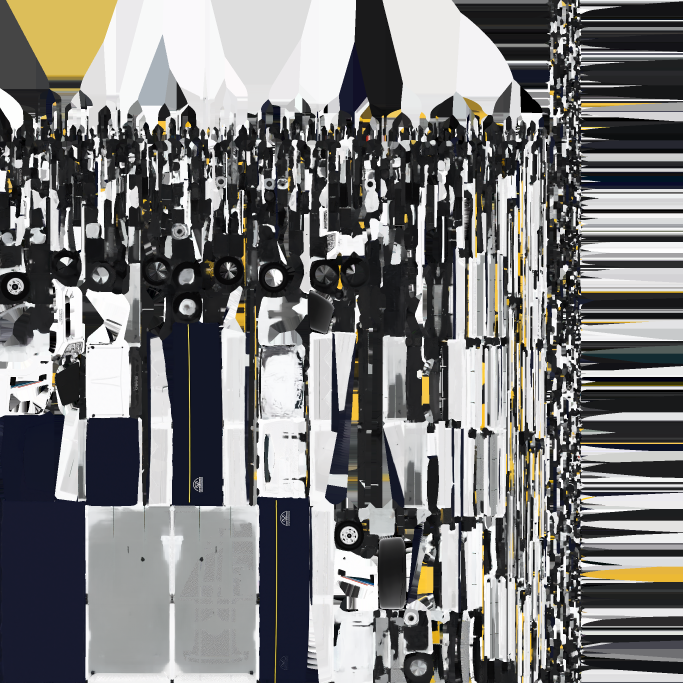
#> input picture Assets/MeshyImports/Covered cargo truck_20261024_022230/meshy_basecolor.png, 2048 x 2048 px, found by its file name (shown at 1/3 size)
$ python prepare_hero_blue_black.py
#> lines starting #> are read from the running program, lines starting #| are printed output that depends on the picture; after the words box and inside, x2 and y2 are one past the last pixel; in counts of white or black regions, pixels touching at a corner belong together
"""Repaint only the scooter's original paint texels; preserve rider, stars and black trim."""
from pathlib import Path
from PIL import Image
import numpy as np,json,hashlib
ROOT=Path(__file__).resolve().parents[2]
OUT=ROOT/'Assets/PhoViet/Art/Bikes/MeshyRiders'
source=ROOT/'Assets/MeshyImports/Red Honda Scooter Front View_20261023_023822/meshy_basecolor.png'
original=np.asarray(Image.open(source).convert('RGB')).astype(np.float32)/255
mask=(original[:,:,0]>original[:,:,1]*1.3)&(original[:,:,0]>original[:,:,2]*1.3)&(original[:,:,0]-original[:,:,1]>.08)
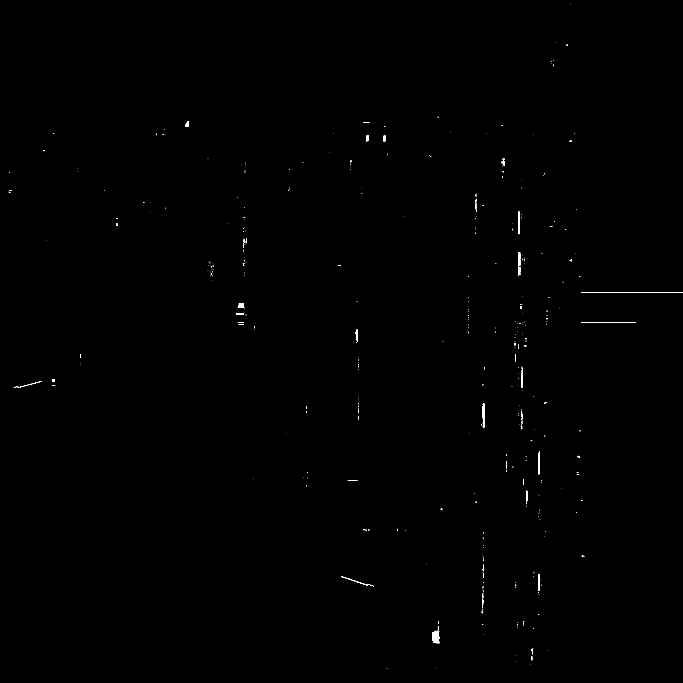
#> mask: shape (2048, 2048) bool (shown at 1/3 size); 0.16% white; 456 white regions (412 under 20 px), largest, box (x1, y1, x2, y2) and area: (1296, 1893, 1319, 1930) 647, (1743, 877, 2048, 879) 610, (1446, 1213, 1454, 1282) 430
hero=np.array(Image.open(OUT/'PV_HeroScooter_Palette.png').convert('RGB'))
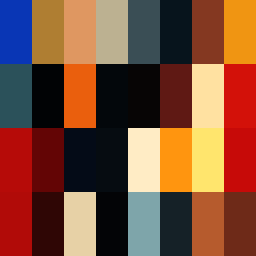
#> input picture Assets/PhoViet/Art/Bikes/PV_HeroScooter_Palette.png, 128 x 128 px, found by its file name (shown 2 times larger)
#> (the run stopped early here; a loop or call above may not have finished)
